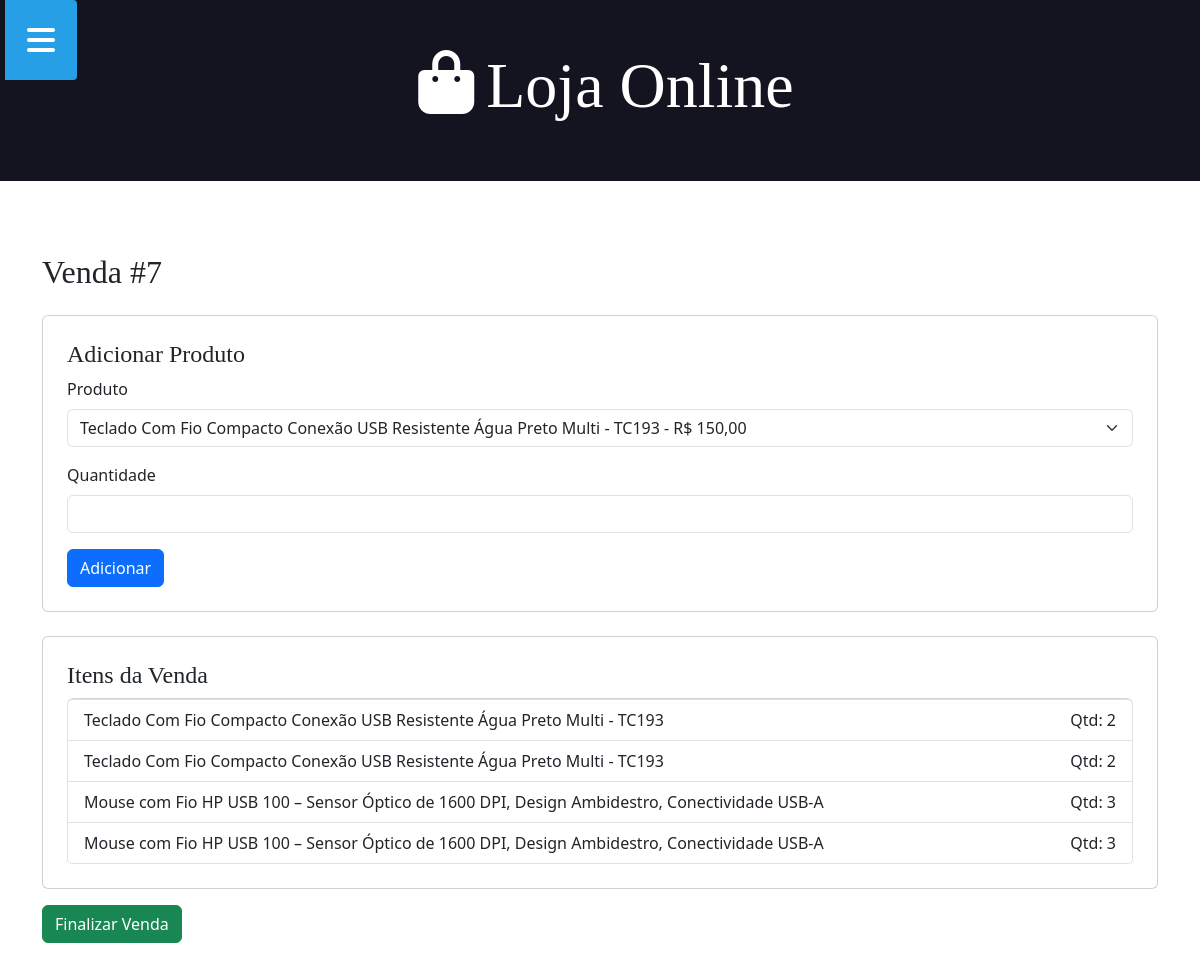
Screenshot of /venda/7/item/ (signed in) with the database file from the repository.
### aplicacao/models.py (models this page shows, shortened)
class Venda(models.Model):
    STATUS_CHOICES = (
        ('P', 'PENDENTE'),
        ('C', 'CONCLUIDA'),
        ('X', 'CANCELADA')
    )
    status = models.CharField(max_length=1, choices=STATUS_CHOICES, default='P')
    data = models.DateField(auto_now_add=True)
    cliente = models.ForeignKey(User, on_delete=models.CASCADE)
    produtos = models.ManyToManyField(Produto, through='ItemVenda')

class ItemVenda(models.Model):
    venda = models.ForeignKey(Venda, on_delete=models.CASCADE)
    produto = models.ForeignKey(Produto, on_delete=models.CASCADE)
    qtde = models.IntegerField(null=True, blank=True)

class Produto(models.Model):
    nome = models.CharField(max_length=100, null=True, blank=True)
    preco = models.DecimalField(decimal_places=2, max_digits=10, null=True, blank=True)
    qtde = models.IntegerField(null=True, blank=True)
    descricao = models.TextField(null=True, blank=True)
    data = models.DateField(null=True, blank=True)
    imagem = models.ImageField(upload_to='produtos/', null=True, blank=True)

### aplicacao/views.py (the view, shortened to what this page needs)
# urls.py: path('venda/<int:venda_id>/item/', adicionarItem, name='urlAdicionarItem'),
@login_required(login_url="urlentrar")
def adicionarItem(request, venda_id):
    venda = get_object_or_404(Venda, id=venda_id)
    produtos = Produto.objects.all()
    itens = ItemVenda.objects.filter(venda=venda)
    return render(request, 'adicionarItem.html', {
        'venda': venda,
        'produtos': produtos,
        'itens': itens
    })

### aplicacao/templates/adicionarItem.html (shortened to what this page needs)
{% extends 'global/base.html' %}
{% block content %}
<div class="container mt-4">
    <h2 class="mb-4">Venda #{{ venda.id }}</h2>
    <div class="card p-4 mb-4">
        <h4>Adicionar Produto</h4>
        <form method="POST">
            <div class="mb-3">
                <label class="form-label">Produto</label>
                <select name="produto_id" class="form-select">
                    {% for produto in produtos %}
                        <option value="{{ produto.id }}">
                            {{ produto.nome }} - R$ {{ produto.preco }}
                        </option>
                    {% endfor %}
                </select>
            </div>
            <div class="mb-3">
                <label class="form-label">Quantidade</label>
                <input type="number" name="qtde" class="form-control" min="1" required>
            </div>
            <button type="submit" class="btn btn-primary">Adicionar</button>
        </form>
    </div>
    <div class="card p-4">
        <h4>Itens da Venda</h4>
        {% if itens %}
            <ul class="list-group">
                {% for item in itens %}
                    <li class="list-group-item d-flex justify-content-between">
                        {{ item.produto.nome }}
                        <span>Qtd: {{ item.qtde }}</span>
                    </li>
                {% endfor %}
            </ul>
        {% else %}
            <p>Nenhum item adicionado.</p>
        {% endif %}
    </div>
    <a href="{% url 'urlListarVendas' %}" class="btn btn-success mt-3">
        Finalizar Venda
    </a>
</div>
{% endblock %}

### static/css/styles.css (style rules this page uses)
.container { max-width: 144rem; margin: 0 auto; padding: 3rem; }
h1, h2, h3, h4, h5, h6 { font-family: 'Roboto Slab', serif; }

### rows the page displays
Venda: id "7"
ItemVenda: produto.nome "Teclado Com Fio Compacto Conexão USB Resistente Água Preto Multi - TC193", qtde "2"
ItemVenda: produto.nome "Teclado Com Fio Compacto Conexão USB Resistente Água Preto Multi - TC193", qtde "2"
ItemVenda: produto.nome "Mouse com Fio HP USB 100 – Sensor Óptico de 1600 DPI, Design Ambidestro, Conectividade USB-A", qtde "3"
ItemVenda: produto.nome "Mouse com Fio HP USB 100 – Sensor Óptico de 1600 DPI, Design Ambidestro, Conectividade USB-A", qtde "3"

### other values shown
form field produto_id "Teclado Com Fio Compacto Conexão USB Resistente Água Preto Multi - TC193 - R$ 150,00"
